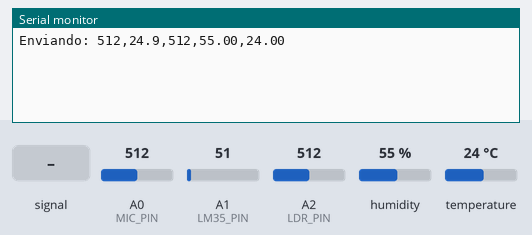
The sketch below on a simulated Arduino Uno, built with avr-gcc and run on an emulated ATmega328P. On the bench: the last lines printed to the serial monitor. The test bench sets the inputs (shaded band); at power-on: humidity 55 %, A1 (LM35_PIN) = 51, A0 (MIC_PIN) = 512, A2 (LDR_PIN) = 512, temperature 24 °C.

Above: at 3.2 s.
3.3 s: A0 (MIC_PIN) fed a 200 Hz sine of ±81 counts around its level
At 8.4 s:
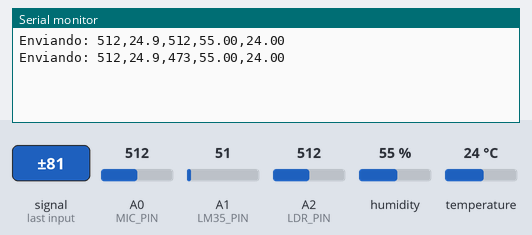
8.9 s: humidity set to 22 %
At 12.9 s:
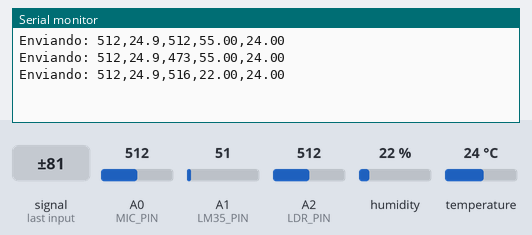
14.5 s: A1 (LM35_PIN) set to 61
At 18.6 s:
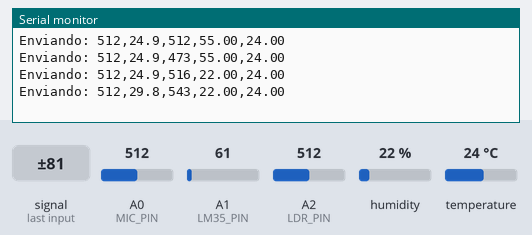
20.1 s: A0 (MIC_PIN) set to 716
At 23.1 s:
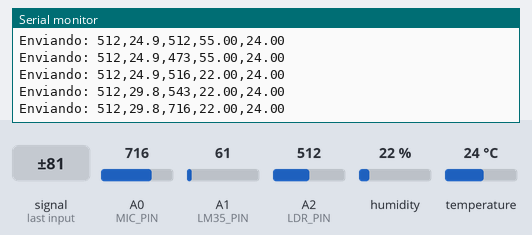
25.7 s: A2 (LDR_PIN) set to 716
At 27.6 s:
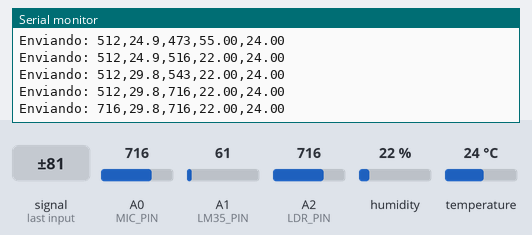
31.3 s: temperature set to 12 °C
At 33.4 s:
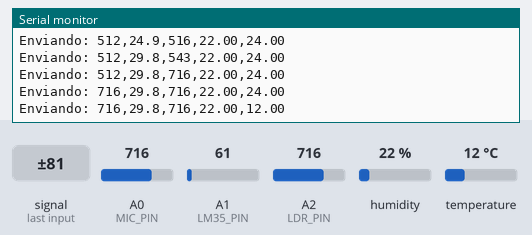
Timing chart, 0 to 34.9 s (numbered marks = the images above; inputs shaded):
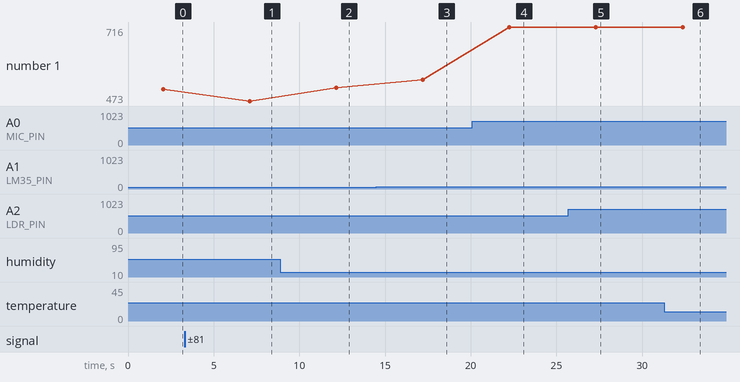

Measured:
- after the input at 3.3 s, the serial monitor: prints a new line after 3.8 s (image 1)
- after the input at 8.9 s, the serial monitor: prints a new line after 3.3 s (image 2)
- after the input at 14.5 s, the serial monitor: prints a new line after 2.7 s (image 3)
- after the input at 20.1 s, the serial monitor: prints a new line after 2.2 s (image 4)
- after the input at 25.7 s, the serial monitor: prints a new line after 1.6 s (image 5)
- after the input at 31.3 s, the serial monitor: prints a new line after 1.1 s (image 6)
- plotted number 1: 512 → 473 after the input at 3.3 s, 543 → 716 after the input at 20.1 s

The sketch:

Ubicua_Arduino.ino
```cpp
#include <SoftwareSerial.h>
#include <DHT.h>

SoftwareSerial picoSerial(2, 3); // RX=2, TX=3

const int LDR_PIN = A2;
const int LM35_PIN = A1;
const int MIC_PIN = A0;
#define DHTPIN 7
#define DHTTYPE DHT11
DHT dht(DHTPIN, DHTTYPE);

void setup() {
  Serial.begin(9600);
  picoSerial.begin(9600);
  dht.begin();
  delay(2000);
}

void loop() {
  int ldr = analogRead(LDR_PIN);
  int lm35_raw = analogRead(LM35_PIN);
  float lm35_celsius = (lm35_raw * 5.0 * 100.0) / 1024.0;

  int mic = analogRead(MIC_PIN);
  float hum = dht.readHumidity();
  float temp = dht.readTemperature(); // Temperatura del DHT11

  if (isnan(hum) || isnan(temp)) {
    Serial.println("Error sensor DHT");
    return;
  }

  String datos = String(ldr) + "," + String(lm35_celsius, 1) + "," + String(mic) + "," + String(hum) + "," + String(temp);

  picoSerial.println(datos);
  Serial.println("Enviando: " + datos);
  delay(5000);
}
```
